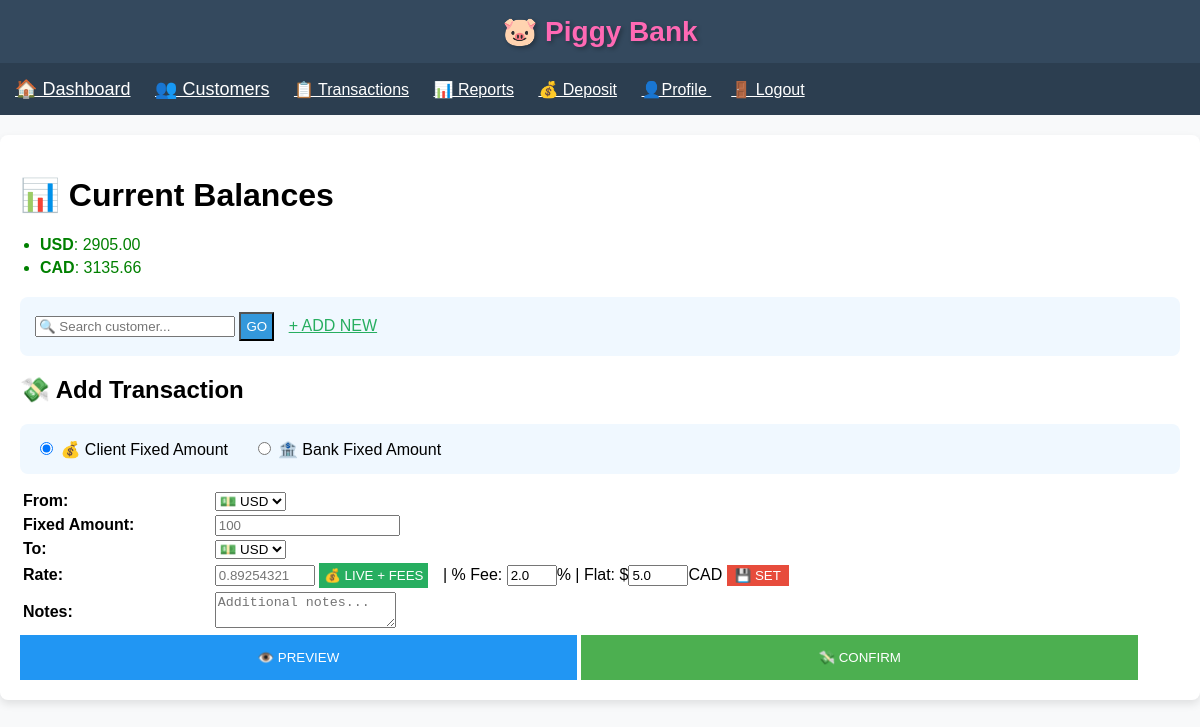
Page / (signed in) on the earlier database version.
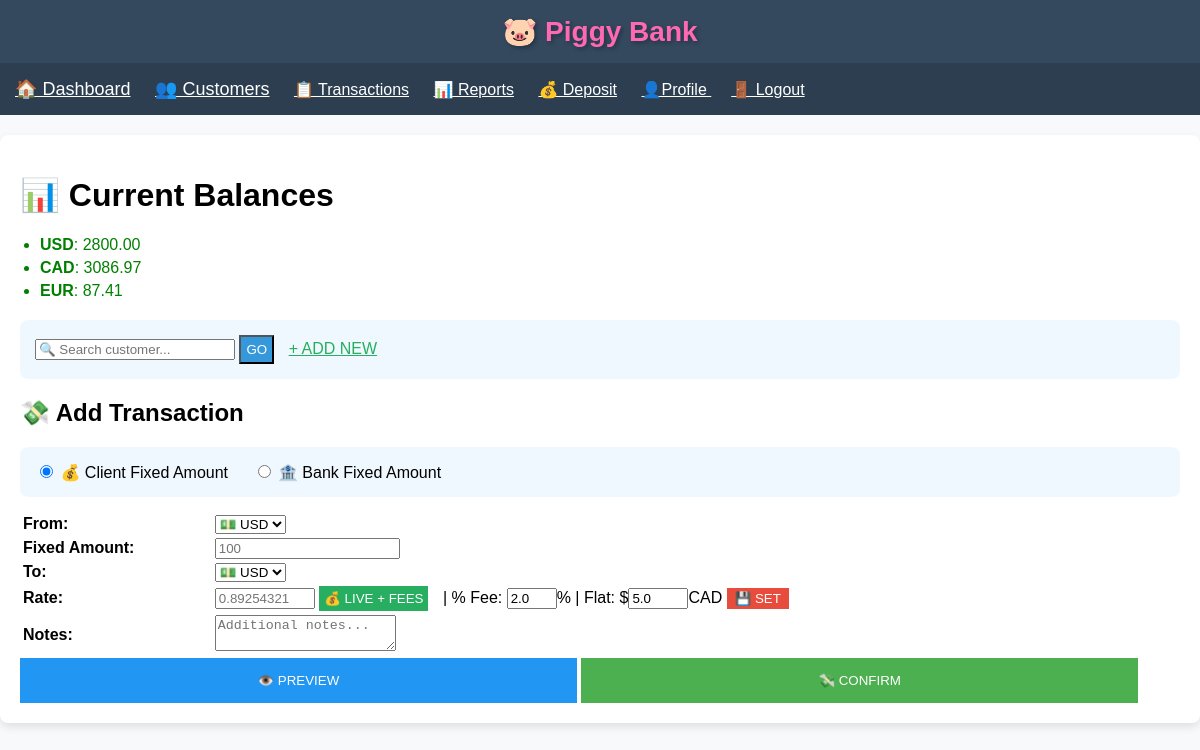
Same page on the later database version.
### app.py (models this page shows)
class Transaction(db.Model):
    id = db.Column(db.Integer, primary_key=True)
    date = db.Column(db.DateTime, default=datetime.utcnow)
    from_currency = db.Column(db.String(3), nullable=False)
    to_currency = db.Column(db.String(3), nullable=False)
    from_amount = db.Column(db.Float, nullable=False)
    to_amount = db.Column(db.Float, nullable=False)
    exchange_rate = db.Column(db.Float, nullable=False)
    notes = db.Column(db.Text, nullable=True)
    client_id = db.Column(db.Integer, db.ForeignKey('client.id'), nullable=False)

### app.py (the view, shortened to what this page needs)
@app.route('/', methods=['GET', 'POST'])
def index():
    if 'user_id' not in session:
        return redirect(url_for('login'))
    current_fee = round(FEE_PERCENTAGE * 100, 1)
    current_flat_fee = round(FLAT_FEE_CAD, 2)
    selected_client = Client.query.get(session.get('selected_client_id'))
    balances = get_balances()
    return render_template('index.html', balances=balances, current_fee=current_fee,
                           current_flat_fee=current_flat_fee, client=selected_client)

### app.py (called while the page is built)
def get_balances():
    if 'user_id' not in session:
        return {}
    client_id = session.get('selected_client_id')
    if session.get('is_admin') and not client_id:
        transactions = Transaction.query.all()
    else:
        if not client_id:
            return {}
        transactions = Transaction.query.filter_by(client_id=client_id).all()
    balances = {}
    for tx in transactions:
        balances[tx.from_currency] = balances.get(tx.from_currency, 0) - tx.from_amount
        balances[tx.to_currency] = balances.get(tx.to_currency, 0) + tx.to_amount
    return balances

### templates/index.html (shortened to what this page needs)
{% extends "base.html" %}
{% block content %}
<h1>📊 Current Balances</h1>
<div class="balances">
    {% if balances %}
        <ul style="padding-left: 20px;">
            {% for currency, amount in balances.items() %}
                <li style="color: {% if amount >= 0 %}green{% else %}red{% endif %}; margin: 5px 0;">
                    <strong>{{ currency }}</strong>: {{ "%.2f"|format(amount) }}
                </li>
            {% endfor %}
        </ul>
    {% else %}
        <p>No transactions yet!</p>
    {% endif %}
</div>
<div style="background:#f0f8ff; padding:15px; border-radius:8px; margin:20px 0;">
    {% if client %}
        <strong>👥 Customer:</strong>
        <span style="color:green;">
            <strong>{{ client.first_name }} {{ client.last_name }}</strong><br>
            <small>{{ client.phone }} | {{ client.apartment|default('') }} {{ client.civic_number }} {{ client.street }}<br>
            {{ client.city }}, {{ client.province }} {{ client.postal_code }}</small>
        </span> ✅
        <a href="{{ url_for('customers') }}" style="color:blue; margin-left:10px;">[Change Customer]</a>
    {% else %}
        <form method="GET" action="{{ url_for('customers') }}" style="display:inline;">
            <input type="text" name="search" placeholder="🔍 Search customer..." style="width:200px;">
            <button type="submit" style="padding:5px; background:#3498db; color:white;">GO</button>
        </form>
        <a href="{{ url_for('customers') }}" style="margin-left:10px; color:#27ae60;">+ ADD NEW</a>
    {% endif %}
</div>
<h2>💸 Add Transaction</h2>
<form method="POST">
    <div style="background:#f0f8ff; padding:15px; border-radius:8px; margin-bottom:15px;">
        <label><input type="radio" name="mode" value="client_fixed" checked> 💰 Client Fixed Amount</label>
        <label style="margin-left:20px;"><input type="radio" name="mode" value="bank_fixed"> 🏦 Bank Fixed Amount</label>
    </div>
    <table style="width: 100%;">
        <tr><td><strong>{{ "From" if request.form.get('mode') != 'bank_fixed' else "To" }}:</strong></td>
            <td><select name="fixed_currency" required>
                <option value="USD">💵 USD</option><option value="EUR">💶 EUR</option>
            </select>
        </td></tr>
        <tr><td><strong>Fixed Amount:</strong></td>
            <td><input type="number" name="fixed_amount" step="0.01" placeholder="100" required></td></tr>
        <tr><td><strong>{{ "To" if request.form.get('mode') != 'bank_fixed' else "From" }}:</strong></td>
            <td><select name="other_currency" required>
                <option value="USD">💵 USD</option><option value="EUR">💶 EUR</option>
            </select>
        </td></tr>
       <tr><td><strong>Rate:</strong></td><td>
    <input type="number" name="exchange_rate" step="0.0000000001" placeholder="0.89254321" id="rate" required style="width:100px;">
    <button type="button" onclick="getLiveRateWithFee()" style="padding:5px; background:#27ae60; color:white; border:none; margin-right:10px;">💰 LIVE + FEES</button>
    | % Fee: <input type="number" name="fee_percentage" step="0.1" value="{{ current_fee }}" id="fee_input" style="width:50px;">%
    | Flat: $<input type="number" name="flat_fee_cad" step="0.01" value="{{ current_flat_fee }}" id="flat_input" style="width:60px;">CAD
    <button type="button" onclick="setFeesFromDashboard()" style="padding:3px 8px; background:#e74c3c; color:white; border:none;">💾 SET</button>
</td></tr>
        <tr><td><strong>Notes:</strong></td><td><textarea name="notes" rows="2" placeholder="Additional notes..."></textarea></td></tr>
    </table>
    <input type="button" value="👁️ PREVIEW" onclick="showPreview()" style="width:48%; padding:15px; background:#2196F3; color:white; border:none;">
    <input type="submit" value="💸 CONFIRM" style="width:48%; padding:15px; background:#4CAF50; color:white; border:none;">
</form>
{% endblock %}

Differences in the rows shown:
computed for Transaction "USD": amount "2905.00" → "2800.00"
computed for Transaction "CAD": amount "3135.66" → "3086.97"
added Transaction: to_currency "EUR", to_amount "87.41"
